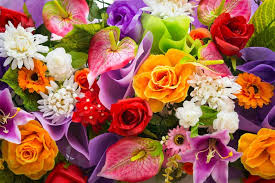
#> input picture Week-07-Transfer-Learning-Web-App/assets/flowers_sidebar.jpeg, 275 x 183 px, given in place of the camera
$ jupyter execute notebook.ipynb   (text cells are left out)
#> lines starting #> are read from the running program, lines starting #| are printed output that depends on the picture; after the words box and inside, x2 and y2 are one past the last pixel; in counts of white or black regions, pixels touching at a corner belong together
[cell 1]
import cv2
import numpy as np
from collections import deque

[cell 2]
cap = cv2.VideoCapture(0)  # Use 0 for webcam, or provide video file path

# Store object trajectory
pts = deque(maxlen=64)

[cell 3]
ret, frame = cap.read()
#> frame is the input picture: shape (183, 275, 3); mean B, G, R 79.2, 102.1, 164.7

frame = cv2.flip(frame, 1)
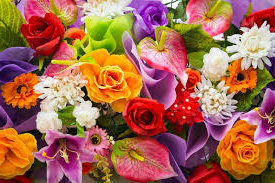
#> frame: shape (183, 275, 3); mean B, G, R 79.2, 102.1, 164.7
hsv = cv2.cvtColor(frame, cv2.COLOR_BGR2HSV)
#> hsv: shape (183, 275, 3); mean H, S, V 75.2, 166, 169

cv2.imshow("Original Frame", frame)
cv2.imshow("HSV Frame", hsv)

cv2.waitKey(0)
cv2.destroyAllWindows()

[cell 4]
# Example: blue object
lower_color = np.array([100, 150, 50])
upper_color = np.array([140, 255, 255])

mask = cv2.inRange(hsv, lower_color, upper_color)
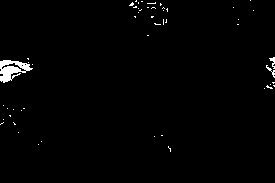
#> mask: shape (183, 275); 1.2% white; 52 white regions (49 under 20 px), largest, box (x1, y1, x2, y2) and area: (0, 60, 33, 83) 397, (269, 57, 275, 69) 33, (266, 65, 275, 78) 33

cv2.imshow("Mask", mask)
cv2.waitKey(0)
cv2.destroyAllWindows()

[cell 5]
kernel = np.ones((5,5), np.uint8)

clean_mask = cv2.erode(mask, kernel, iterations=2)
#> clean_mask: shape (183, 275); every value is 0
clean_mask = cv2.dilate(clean_mask, kernel, iterations=2)

cv2.imshow("Clean Mask", clean_mask)
cv2.waitKey(0)
cv2.destroyAllWindows()

[cell 6]
contours, _ = cv2.findContours(
    clean_mask.copy(),
    cv2.RETR_EXTERNAL,
    cv2.CHAIN_APPROX_SIMPLE
)
#> contours = []

if len(contours) > 0:
    largest_contour = max(contours, key=cv2.contourArea)

    if cv2.contourArea(largest_contour) > 500:
        M = cv2.moments(largest_contour)

        if M["m00"] != 0:
            cx = int(M["m10"] / M["m00"])
            cy = int(M["m01"] / M["m00"])

            cv2.circle(frame, (cx, cy), 6, (0, 0, 255), -1)
            cv2.imshow("Centroid Detection", frame)
            cv2.waitKey(0)
            cv2.destroyAllWindows()

[cell 7]
pts = deque(maxlen=64)

while True:
    ret, frame = cap.read()
    if not ret:
        break

    frame = cv2.flip(frame, 1)
    hsv = cv2.cvtColor(frame, cv2.COLOR_BGR2HSV)

    mask = cv2.inRange(hsv, lower_color, upper_color)

    mask = cv2.erode(mask, None, iterations=2)
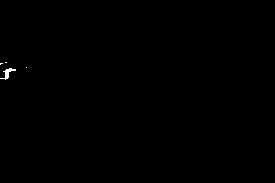
#> mask: shape (183, 275); 0.14% white; 4 white regions (3 under 20 px), largest, box (x1, y1, x2, y2) and area: (0, 68, 16, 80) 65
    mask = cv2.dilate(mask, None, iterations=2)
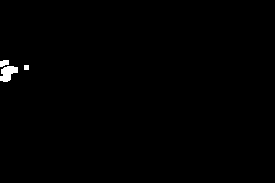
#> mask: shape (183, 275); 0.53% white; 3 white regions

    contours, _ = cv2.findContours(
        mask.copy(),
        cv2.RETR_EXTERNAL,
        cv2.CHAIN_APPROX_SIMPLE
    )
#> contours = 3 contours, 1 with area under 20; largest, box (x1, y1, x2, y2) and area: (0, 66, 18, 82) 162, (0, 60, 9, 67) 36

    center = None

    if len(contours) > 0:
        largest_contour = max(contours, key=cv2.contourArea)
#> largest_contour = contour of 26 points, box (x1, y1, x2, y2) (0, 66, 18, 82), area 162

        if cv2.contourArea(largest_contour) > 500:
            M = cv2.moments(largest_contour)
            if M["m00"] != 0:
                center = (
                    int(M["m10"] / M["m00"]),
                    int(M["m01"] / M["m00"])
                )
                cv2.circle(frame, center, 6, (0, 0, 255), -1)

    pts.appendleft(center)

    for i in range(1, len(pts)):
        if pts[i - 1] is None or pts[i] is None:
            continue
        cv2.line(frame, pts[i - 1], pts[i], (0, 255, 0), 2)

    cv2.imshow("Tracking", frame)
    cv2.imshow("Mask", mask)

    if cv2.waitKey(1) & 0xFF == ord("q"):
#> (key q is pressed here)
        break

cap.release()
cv2.destroyAllWindows()
